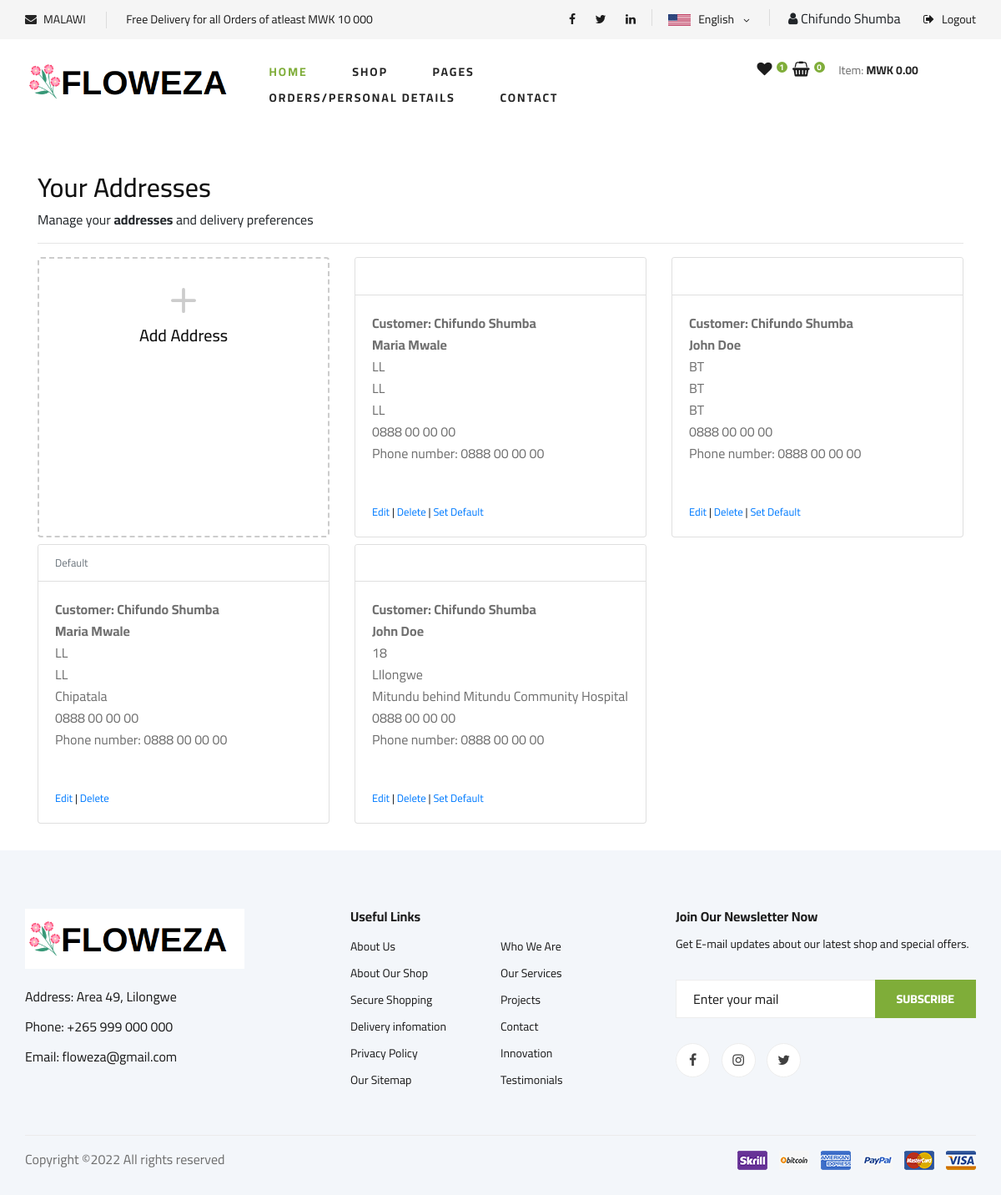
Before: /addresses (signed in) with the older database file.
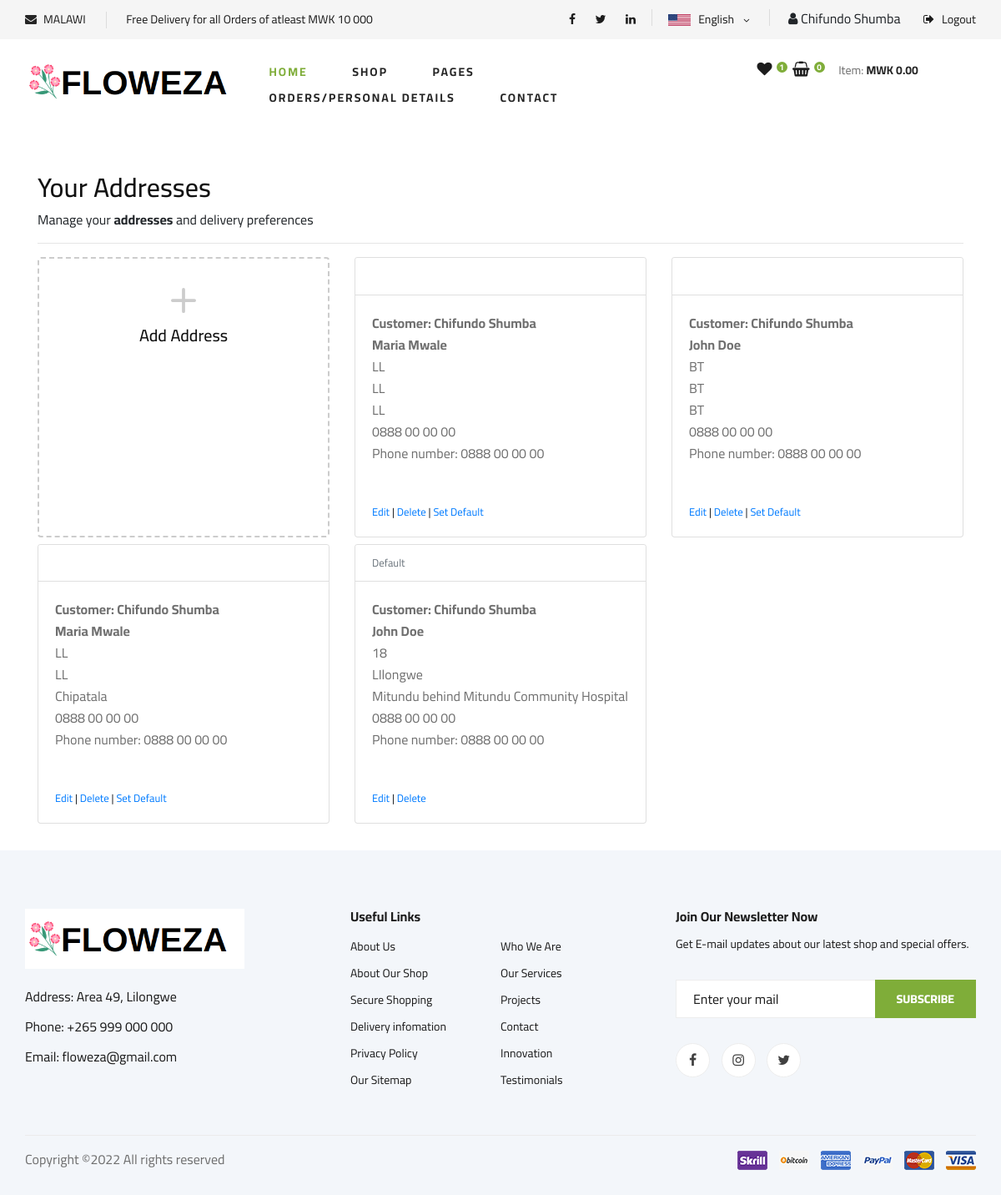
After: the same page with the newer database file.
### mainapp/models.py (models this page shows, shortened)
class CustomUser(AbstractBaseUser, PermissionsMixin):
    email = models.EmailField(max_length=255, unique=True)
    full_name = models.CharField(max_length=255, blank = True, null=True)
    roles =(
        ('Admin','Admin'),
        ('Seller', 'Seller'),
        ('Transporter', 'Transporter'),
        ('Customer', 'Customer'),
    )
    user_role = models.CharField(max_length = 15, choices = roles, default = "Customer")
    phone_number = PhoneNumberField(null = True, blank = True)
    username = None
    staff = models.BooleanField(default=True) #can login
    active = models.BooleanField(default=True) #can login
    admin = models.BooleanField(default=False) # Adminstrator
    seller = models.BooleanField(default=False) #seller
    customer = models.BooleanField(default=False)
    transporter = models.BooleanField(default=False)
    timestamp = models.DateTimeField(auto_now_add=True)
    image = models.ImageField(default = "avatar0.jpg", null = True, blank = True)
    group = Group.add_to_class('description', models.CharField(max_length=180,null=True, blank=True))
    USERNAME_FIELD = 'email' #loginuser
    REQUIRED_FIELDS = ['full_name','phone_number',]
    objects = UserManager()
    @property
    def is_active(self):
        return self.active

class Address(models.Model):
    customer = models.ForeignKey(CustomUser, on_delete=models.CASCADE)
    full_name = models.CharField(max_length=150)
    phone_number = PhoneNumberField(null = True, blank = True)
    area = models.CharField(max_length=50)
    district = models.CharField(max_length=150)
    physical_address = models.CharField(max_length=255)
    delivery_instructions = models.CharField(max_length=255)
    created_at = models.DateTimeField(auto_now_add=True)
    updated_at = models.DateTimeField(auto_now=True)
    default = models.BooleanField(default=False)
    class Meta:
        verbose_name = "Address"
        verbose_name_plural = "Addresses"

### mainapp/views.py (the view)
# urls.py: path('addresses', addresses, name = 'addresses'),
@login_required
def addresses(request):
    addresses = Address.objects.filter(customer=request.user)
    return render(request, "addresses.html", {"addresses": addresses})

### basket/basket.py (called while the page is built)
    def __len__(self):
        return sum(item["qty"] for item in self.basket.values())

### basket/context_processors.py (called while the page is built)
def basket(request):
    return {'basket': Basket(request)}

### mainapp/templates/addresses.html (shortened to what this page needs)
{% extends 'base_mainapp.html' %}
{% load static %}
{% block body %}
<main class="pt-5">
    <div class="container">
        <div class="login d-flex align-items-center">
          <div class="col-12 col-md-12 col-lg-12 mx-auto">
            <h1 class="h2">Your Addresses</h1>
            <div>Manage your <b>addresses</b> and delivery preferences</div>
            <hr />
            <div class="container px-0 mb-4">
            <div class="row row-cols-1 row-cols-sm-2 row-cols-md-3 g-3">
                <div class="col mb-2">
                <a href="{% url 'add_address' %}" class="text-reset text-decoration-none" role="button"
                    style="max-width: 540px;">
                    <div class="card mb-3 h-100 text-center" style="border: dashed 2px #ccc;">
                        <div class="row g-0 h-100">
                            <div class="col-12" style="min-height:100px">
                            <div class="card-body text-center">
                                    <svg style="color:#ccc;" xmlns="http://www.w3.org/2000/svg" width="60" height="60" fill="currentColor"
                                    class="bi bi-plus" viewBox="0 0 16 16">
                                    <path
                                        d="M8 4a.5.5 0 0 1 .5.5v3h3a.5.5 0 0 1 0 1h-3v3a.5.5 0 0 1-1 0v-3h-3a.5.5 0 0 1 0-1h3v-3A.5.5 0 0 1 8 4z" />
                                    </svg>
                                <h1 class="h5">Add Address</h1>
                            </div>
                            </div>
                        </div>
                    </div>
                </a>
                </div>
                {% for address in addresses %}
                <div class="col mb-2">
                <div class="card pb-3">
                    <div class="card-header bg-white small text-muted">
                    {% if address.default %}
                        Default
                    {% endif %}
                    </div>
                    <div class="card-body small pb-1">
                    <p class="card-text m-0"><b>Customer: {{address.customer.full_name}}</b></p>
                    <p class="card-text m-0"><b>{{address.full_name}}</b></p>
                    <p class="card-text m-0">{{address.area}}</p>
                    <p class="card-text m-0">{{address.district}}</p>
                    <p class="card-text m-0">{{address.physical_address}}</p>
                    <p class="card-text m-0">{{address.phone_number}}</p>
                    <p class="card-text m-0">Phone number: {{address.customer.phone_number}}</p>
                    <div class="pt-5">
                        <a href="{% url 'edit_address' address.id %}" class="text-decoration-none">Edit</a>
                        |
                        <a href="#" class="text-decoration-none">Delete</a>
                        {% if not address.default %}
                        | <a href="{% url 'set_default' address.id %}" class="text-decoration-none">Set Default</a>
                        {% endif %}
                    </div>
                    </div>
                </div>
                </div>
                {% endfor %}
            </div>
        </div>
    </div>
</div>
            </div>
</main>
{% endblock body %}

### mainapp/templates/base_mainapp.html (shortened to what this page needs)
{% load static %}
<!DOCTYPE html>
<html lang="zxx">
<head>
    {% include 'all_css_imports.html' %}
</head>
<body>
    {% include 'includes/header.html' %}
    {% block body %}
    {% endblock body %}
    {% include 'includes/footer.html' %}
</body>
</html>

### mainapp/templates/all_css_imports.html (shortened to what this page needs)
 {% load static %}
 <link rel="stylesheet" href="{% static '/css/bootstrap.min.css' %}" type="text/css">
 <link rel="stylesheet" href="{% static '/css/font-awesome.min.css' %}" type="text/css">
 <link rel="stylesheet" href="{% static '/css/elegant-icons.css' %}" type="text/css">
 <link rel="stylesheet" href="{% static '/css/nice-select.css' %}" type="text/css">
 <link rel="stylesheet" href="{% static '/css/jquery-ui.min.css' %}" type="text/css">
 <link rel="stylesheet" href="{% static '/css/owl.carousel.min.css' %}" type="text/css">
 <link rel="stylesheet" href="{% static '/css/slicknav.min.css' %}" type="text/css">
 <link rel="stylesheet" href="{% static '/css/style.css' %}" type="text/css">

### mainapp/templates/includes/header.html (shortened to what this page needs)
{% load static %}
<header class="header">
    <div class="header__top">
        <div class="container">
            <div class="row">
                <div class="col-lg-6 col-md-6">
                    <div class="header__top__left">
                        <ul>
                            <li><i class="fa fa-envelope"></i> MALAWI</li>
                            <li>Free Delivery for all Orders of atleast MWK 10 000</li>
                        </ul>
                    </div>
                </div>
                <div class="col-lg-6 col-md-6" id="top-right-header">
                    <div class="header__top__right">
                        <div class="header__top__right__social">
                            <a href="#"><i class="fa fa-facebook"></i></a>
                            <a href="#"><i class="fa fa-twitter"></i></a>
                            <a href="#"><i class="fa fa-linkedin"></i></a>
                        </div>
                        <div class="header__top__right__language">
                            <img src="{% static 'img/language.png' %}" alt="">
                            <div>English</div>
                            <span class="arrow_carrot-down"></span>
                        </div>
                        {% if user.is_authenticated %}
                        <div class="header__top__right__auth">
                            <i class="fa fa-user"></i> {{user.full_name|title}}
                        </div>
                        <div class="header__top__right__auth ml-4">
                            <a href="{% url 'logout_request' %}"><i class="fa fa-sign-out" aria-hidden="true"></i> Logout</a>
                        </div>
                        {% endif %}
                    </div>
                </div>
            </div>
        </div>
    </div>
    <div class="container">
        <div class="row">
            <div class="col-lg-3">
                <div class="header__logo">
                    <a href="#"><img src="{% static '/img/logo.png' %}" alt=""> </a>
                </div>
            </div>
            <div class="col-lg-6" >
                <nav class="header__menu">
                    <ul>
                        <li class="active"><a href="{% url 'index' %}">Home</a></li>
                        <li class="top-menu-item1"><a href="{% url 'shop' %}">Shop</a></li>
                        <li class="top-menu-item1"><a href="#">Pages</a>
                        </li>
                        <li class="orders_and_personal_detailsbtn"><a href="{% url 'pages' %}">Orders/Personal Details</a></li>
                        <li class="top-menu-item1"><a href="{% url 'contact' %}">Contact</a></li>
                    </ul>
                </nav>
            </div>
            <div class="col-lg-3" id="top-menu-item2">
                <div class="header__cart header__top__right__auth">
                    <ul>
                        <li><a href="#"><i class="fa fa-heart"></i> <span>1</span></a></li>
                        <li><a href="{% url 'shopping_cart' %}"><i class="fa fa-shopping-basket"></i> <span>{{basket|length}}</span></a></li>
                    </ul>
                    {% if basket|length > 0 %}
                    <div class="header__cart__price">Cost of <strong>{{basket|length}}</strong> Item{{basket|length|pluralize}}: <span>{{basket.get_total_price}}</span></div>
                    {% else %}
                    <div class="header__cart__price">Item: <span>MWK 0.00</span></div>
                    {% endif %}
                </div>
            </div>
        </div>
    </div>
</header>

### mainapp/templates/includes/footer.html
{% load static %}
 <footer class="footer spad" >
    <div class="container">
        <div class="row">
            <div class="col-lg-3 col-md-6 col-sm-6">
                <div class="footer__about">
                    <div class="footer__about__logo">
                        <a href="./index.html"><img src="{% static 'img/logo.png' %}" alt=""></a>
                    </div>
                    <ul>
                        <li>Address: Area 49, Lilongwe</li>
                        <li>Phone: +265 999 000 000</li>
                        <li>Email: floweza@gmail.com</li>
                    </ul>
                </div>
            </div>
            <div class="col-lg-4 col-md-6 col-sm-6 offset-lg-1">
                <div class="footer__widget">
                    <h6>Useful Links</h6>
                    <ul>
                        <li><a href="#">About Us</a></li>
                        <li><a href="#">About Our Shop</a></li>
                        <li><a href="#">Secure Shopping</a></li>
                        <li><a href="#">Delivery infomation</a></li>
                        <li><a href="#">Privacy Policy</a></li>
                        <li><a href="#">Our Sitemap</a></li>
                    </ul>
                    <ul>
                        <li><a href="#">Who We Are</a></li>
                        <li><a href="#">Our Services</a></li>
                        <li><a href="#">Projects</a></li>
                        <li><a href="#">Contact</a></li>
                        <li><a href="#">Innovation</a></li>
                        <li><a href="#">Testimonials</a></li>
                    </ul>
                </div>
            </div>
            <div class="col-lg-4 col-md-12">
                <div class="footer__widget">
                    <h6>Join Our Newsletter Now</h6>
                    <p>Get E-mail updates about our latest shop and special offers.</p>
                    <form action="#">
                        <input type="text" placeholder="Enter your mail">
                        <button type="submit" class="site-btn">Subscribe</button>
                    </form>
                    <div class="footer__widget__social">
                        <a href="#"><i class="fa fa-facebook"></i></a>
                        <a href="#"><i class="fa fa-instagram"></i></a>
                        <a href="#"><i class="fa fa-twitter"></i></a>
                    </div>
                </div>
            </div>
        </div>
        <div class="row">
            <div class="col-lg-12">
                <div class="footer__copyright">
                    <div class="footer__copyright__text"><p>
Copyright &copy;<script>document.write(new Date().getFullYear());</script> All rights reserved</a>
</p></div>
                    <div class="footer__copyright__payment"><img src="img/payment-item.png" alt=""></div>
                </div>
            </div>
        </div>
    </div>
</footer>

### mainapp/templates/all_js_imports.html (shortened to what this page needs)
    {% load static %}

Changed rows visible on the page:
changed Address "Chipatala": default "Default" → "| Set Default"
changed Address "LIlongwe": default "| Set Default" → "Default"
